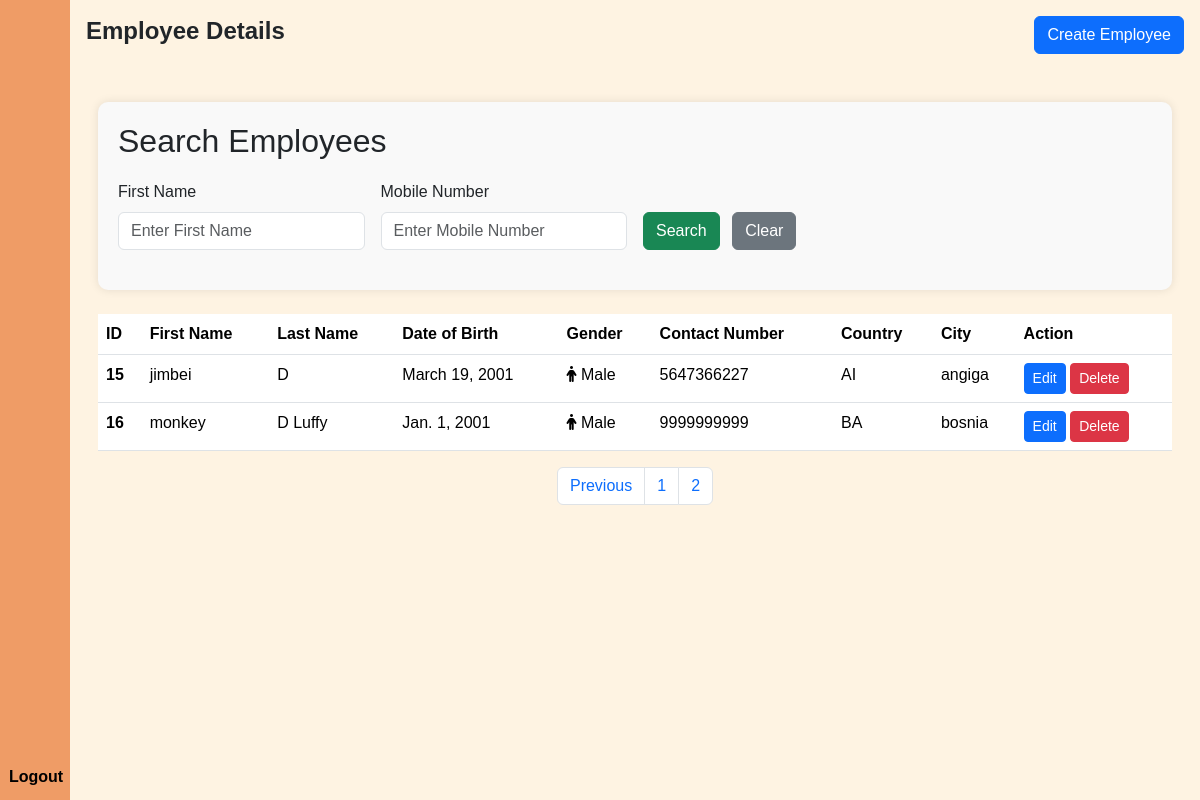
Page /details/?page=2 (signed in) on the committed database.
### Webpage/models.py (models this page shows)
class Emp_details(models.Model):
    firstname = models.CharField(max_length=100)
    lastname = models.CharField(max_length=100)
    email = models.EmailField(max_length=100)
    mobile = models.CharField(max_length=12)
    birth = models.DateField()
    gender = models.CharField(max_length=100)
    address = models.TextField()
    country = CountryField()
    city = models.CharField(max_length=100)
    skills = models.ManyToManyField(Skill)

### Webpage/views.py (the view)
# urls.py: path('details/',views.show_details,name='show_detail'),
@login_required
def show_details(request):
    candidates_list = Emp_details.objects.all()
    paginator = Paginator(candidates_list, 10)
    page_number = request.GET.get('page')
    candidates_data = paginator.get_page(page_number)
    total_page = candidates_data.paginator.num_pages
    return render(request,'showdetails.html',{'candidate':candidates_data,'lastpage':total_page,'total_page':[n+1 for n in range(total_page)]})

### templates/showdetails.html (shortened to what this page needs)
{% extends 'sidebar.html' %}
{% load static %}
{% block extra_css %}
<link rel="stylesheet" href="{% static 'emp.css' %}">
<link rel="stylesheet" href="https://cdnjs.cloudflare.com/ajax/libs/font-awesome/6.0.0-beta3/css/all.min.css">
{% endblock extra_css %}
{% block content %}
<div class="d-flex justify-content-between align-items-center mb-4">
        <h1>Employee Details</h1>
        <a href="{% url 'Webpage:create_emp' %}" class="btn btn-primary">Create Employee</a>
    </div>
<div class="container mt-5">
    <div class="form-container">
        <div class="search-container">
            <h2 >Search Employees</h2>
            <form action="{% url 'Webpage:search_employees' %}" method="get" class="row g-3">
                <div class="col-md-3">
                    <div class="form-group mb-10">
                        <label for="search_firstname" class="form-label">First Name</label>
                        <input type="text" name="search_firstname" id="search_firstname" class="form-control" placeholder="Enter First Name">
                    </div>
                </div>
                <div class="col-md-3">
                    <div class="form-group mb-10">
                        <label for="search_mobile" class="form-label">Mobile Number</label>
                        <input type="text" name="search_mobile" id="search_mobile" class="form-control" placeholder="Enter Mobile Number">
                    </div>
                </div>
                <div class="col-md-3 align-self-end">
                    <button type="submit" class="btn btn-success">Search</button>
                    <a href="{% url 'Webpage:show_detail' %}" class="btn btn-secondary ms-2">Clear</a>
                </div>
            </form>
        </div>
    </div>
    <br>
    <table class="table table-hover">
        <thead>
            <tr>
                <th scope="col">ID</th>
                <th scope="col">First Name</th>
                <th scope="col">Last Name</th>
                <th scope="col">Date of Birth</th>
                <th scope="col">Gender</th>
                <th scope="col">Contact Number</th>
                <th scope="col">Country</th>
                <th scope="col">City</th>
                <th scope="col">Action</th>
            </tr>
        </thead>
        <tbody>
            {% for cand in candidate %}
            <tr>
                <th scope="row">{{ cand.id }}</th>
                <td scope="row">{{ cand.firstname }}</td>
                <td scope="row">{{ cand.lastname }}</td>
                <td scope="row">{{ cand.birth }}</td>
                <td scope="row">
                    {% if cand.gender == 'Male' %}
                        <i class="fas fa-male"></i> {{ cand.gender }}
                    {% elif cand.gender == 'Female' %}
                        <i class="fas fa-female"></i> {{ cand.gender }}
                    {% endif %}
                </td>
                <td scope="row">{{ cand.mobile }}</td>
                <td scope="row">{{ cand.country }}</td>
                <td scope="row">{{ cand.city }}</td>
                <td>
                    <a href="{% url 'Webpage:update_data' cand.id %}" class="btn btn-primary btn-sm">Edit</a>
                    <form action="{% url 'Webpage:delete_dataa' cand.id %}" method="post" class="d-inline">
                        <input type="submit" class="btn btn-danger btn-sm" value="Delete">
                    </form>
                </td>
            </tr>
            {% endfor %}
        </tbody>
    </table>
    <nav aria-label="...">
        <ul class="pagination justify-content-center">
            {% if candidate.has_previous %}
            <li class="page-item">
                <a class="page-link" href="/details/?page={{ candidate.previous_page_number }}">Previous</a>
            </li>
            {% endif %}
            {% for n in total_page %}
            <li class="page-item" aria-current="page">
                <a class="page-link" href="/details/?page={{ n }}">{{ n }} </a>
            </li>
            {% endfor %}
        </ul>
    </nav>
</div>
{% endblock content %}

### static/styles.css (style rules this page uses)
body { background-color: #FFF5E1; }
a { text-decoration: none; }
li { list-style: none; }
h1 { font-weight: 600; font-size: 1.5rem; }
body { font-family: 'Poppins', sans-serif; padding-bottom: 0; }

### templates/showdetails.html (style rules this page uses)
.form-container { background-color: #f9f9f9; padding: 20px; border-radius: 10px; box-shadow: 0px 0px 10px rgba(0, 0, 0, 0.1); }
.form-container h2 { margin-bottom: 20px; }
.search-container { margin-bottom: 20px; }

### rows in the picture
Emp_details: id "15", firstname "jimbei", lastname "D", birth "March 19, 2001", gender "Male", mobile "5647366227", country "AI", city "angiga"
Emp_details: id "16", firstname "monkey", lastname "D Luffy", birth "Jan. 1, 2001", gender "Male", mobile "9999999999", country "BA", city "bosnia"

### other values in the picture
{{ n }} "1" "2"
